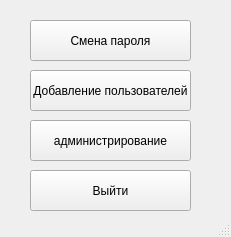
<?xml version="1.0" encoding="UTF-8"?>
<ui version="4.0">
 <class>MainWindow</class>
 <widget class="QMainWindow" name="MainWindow">
  <property name="geometry">
   <rect>
    <x>0</x>
    <y>0</y>
    <width>231</width>
    <height>237</height>
   </rect>
  </property>
  <property name="minimumSize">
   <size>
    <width>231</width>
    <height>237</height>
   </size>
  </property>
  <property name="maximumSize">
   <size>
    <width>231</width>
    <height>237</height>
   </size>
  </property>
  <property name="windowTitle">
   <string>MainWindow</string>
  </property>
  <widget class="QWidget" name="centralwidget">
   <widget class="QPushButton" name="pushButton">
    <property name="geometry">
     <rect>
      <x>30</x>
      <y>170</y>
      <width>161</width>
      <height>41</height>
     </rect>
    </property>
    <property name="text">
     <string>Выйти</string>
    </property>
   </widget>
   <widget class="QPushButton" name="password_change">
    <property name="geometry">
     <rect>
      <x>30</x>
      <y>20</y>
      <width>161</width>
      <height>41</height>
     </rect>
    </property>
    <property name="text">
     <string>Смена пароля</string>
    </property>
   </widget>
   <widget class="QPushButton" name="users_list">
    <property name="geometry">
     <rect>
      <x>30</x>
      <y>120</y>
      <width>161</width>
      <height>41</height>
     </rect>
    </property>
    <property name="minimumSize">
     <size>
      <width>161</width>
      <height>41</height>
     </size>
    </property>
    <property name="maximumSize">
     <size>
      <width>161</width>
      <height>41</height>
     </size>
    </property>
    <property name="text">
     <string>администрирование</string>
    </property>
   </widget>
   <widget class="QPushButton" name="add_user">
    <property name="geometry">
     <rect>
      <x>30</x>
      <y>70</y>
      <width>161</width>
      <height>41</height>
     </rect>
    </property>
    <property name="text">
     <string>Добавление пользователей</string>
    </property>
   </widget>
  </widget>
  <widget class="QStatusBar" name="statusbar"/>
 </widget>
 <resources/>
 <connections/>
</ui>
